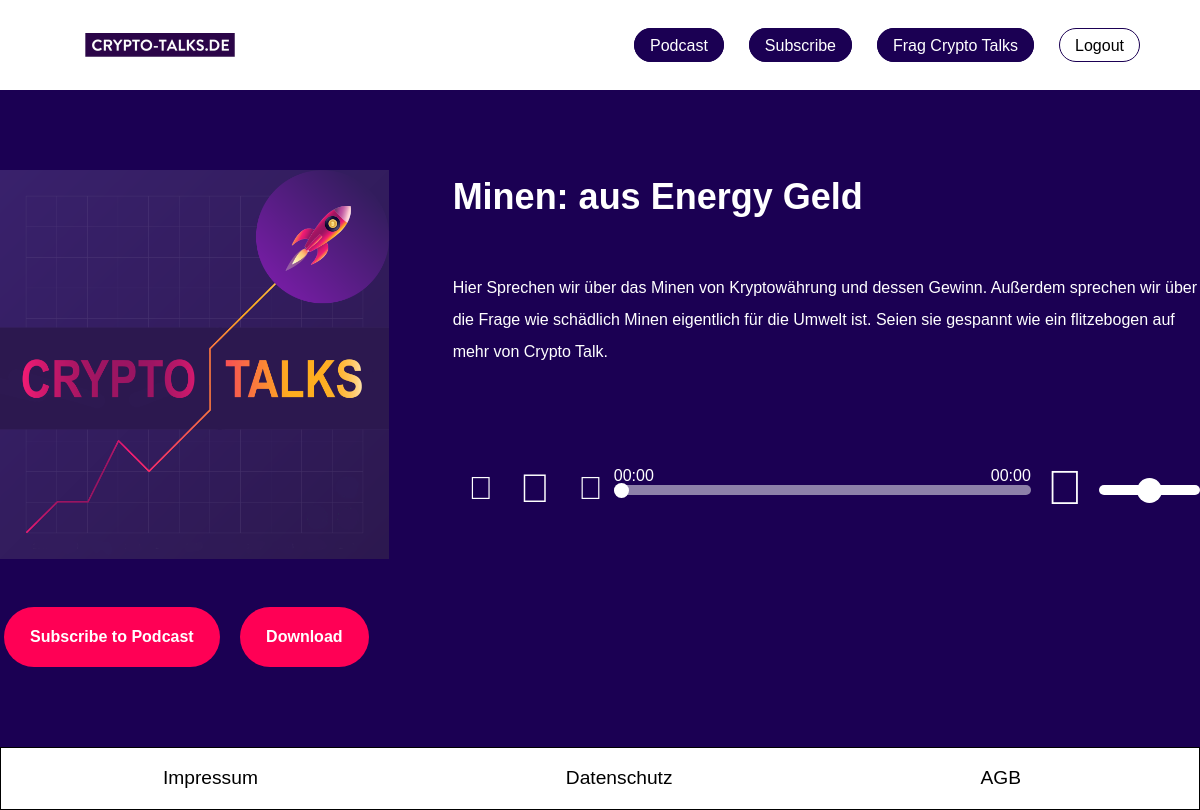
The page /podcast/episode/2 (signed in) on the database its author committed.
### website/models.py (models this page shows)
class Podcast(db.Model):
    id = db.Column(db.Integer, primary_key=True)
    title = db.Column(db.String(150))
    description = db.Column(db.String(1000))
    date = db.Column(db.DateTime(timezone=True), default=func.now())
    duration = db.Column(db.Integer)
    size = db.Column(db.Integer)
    file_path = db.Column(db.String(150))

### website/views.py (the view)
@views.route('/podcast/episode/<int:episode>', methods=['GET', 'POST'])
def podcast(episode):
    podcast = Podcast.query.filter_by(id=episode).first()
    if podcast:
        return render_template("podcast.html", user=current_user, podcast=podcast)
    else:
        flash("Die Podcast Folge existiert nicht", category='error')
        return redirect(url_for('views.home'))

### website/__init__.py (called while the page is built)
def create_app():
    app = Flask(__name__)
    app.config['SECRET_KEY'] = 'secretkeytest'
    app.config['SQLALCHEMY_DATABASE_URI'] = f'sqlite:///{DB_NAME}'
    db.init_app(app)
    from .views import views
    from .auth import auth
    app.register_blueprint(views, url_prefix='/')
    app.register_blueprint(auth, url_prefix='/')
    from .models import User
    from .models import Podcast
    from .models import Question
    create_database(app)
    login_manager = LoginManager()
    login_manager.login_view = 'auth.login'
    login_manager.init_app(app)
    @login_manager.user_loader
    def load_user(id):
        return User.query.get(int(id))
    @app.errorhandler(404)
    def page_not_found(e):
        flash("Seite existiert nicht!", category='error')
        return redirect(url_for('views.home'))
    return app

### website/templates/podcast.html (shortened to what this page needs)
{% extends "base.html" %}
{% block css %}
<link rel="stylesheet" href="{{ url_for('static', filename='css/podcast.css') }}">
<link rel="stylesheet" href="{{ url_for('static', filename='css/audio_player.css') }}">
<link rel="stylesheet" href="https://pro.fontawesome.com/releases/v5.10.0/css/all.css"/>
{% endblock %}
{% block content %}
<div class="mid">
    <div class="container display">
        <div class="container_cover">
            <img class="cover" src="{{ url_for('static', filename='img/cover.png') }}">
            <div class="container_button">
                <a href="{{ url_for('views.subscribe') }}">
                    <button class="button subscribe space">Subscribe to Podcast</button>
                </a>
                <a href="{{ url_for('static', filename='podcast/'+podcast.file_path) }}" download="{{podcast.title}}">
                    <button class="button subscribe space">Download</button>
                </a>
            </div>
        </div>
        <div class="container_text">
            <div class="title space">
                {{ podcast.title }}
            </div>
            <div class="description space">
                {{ podcast.description }}
            </div>
            <div class="audio_player">
                <div class="tl-nfsplayer">
                    <div class="tl-nfs-player-box">
                        <div class="tl-nfs-player-arrow">
                            <div class="tl-nfs-backward">
                                <i class="fal fa-backward"></i>
                            </div>
                            <div class="tl-nfs-play">
                                <i class="fal fa-play"></i>
                            </div>
                            <div class="tl-nfs-forward">
                                <i class="fal fa-forward"></i>
                            </div>
                        </div>
                    </div>
                    <div class="tl-nfs-slidecontainer">
                        <div class="time-podcast1">
                            00:00
                        </div>
                        <input type="range" min="1" max="100" value="0" class="slider" id="myRange">
                        <div class="time-podcast2">
                            00:00
                        </div>
                    </div>
                    <div class="tl-nfs-volume">
                        <div class="vlm-icon">
                            <i class="fal fa-volume-up"></i>
                        </div>
                        <div class="tl-nfs-slidecontainer-volume">
                            <input type="range" min="1" max="100" value="50" class="volume-mohtva" id="myvloume">
                        </div>
                    </div>
                </div>
            </div>
        </div>
    </div>
</div>
{% endblock %}

### website/static/css/navbar.css (style rules this page uses)
* { padding: 0; margin: 0; }
body { font-family: sans-serif; }
a { color: white; text-decoration: none; }
@media all and (min-width: 1200px) { .button { order: 2; } }

### website/static/css/footer.css (style rules this page uses)
body { min-height: 100vh; margin: 0; padding: 0; display: flex; flex-direction: column; }

### website/static/css/podcast.css (style rules this page uses)
body { margin: 0; }
.mid { background-color: #1b0053; color: white; }
.display { display: block; }
.title { font-size: 1.25rem; font-weight: 700; text-align: center; }
.description { font-size: 0.8rem; max-width: 20rem; line-height: 1.5; margin: 0 auto; }
.button.subscribe { border-radius: 3.125rem; padding: 0.8rem 1rem; font-family: inherit; font-weight: 700; font-size: 80%; position: relative; background-color: #ff0055; border-color: transparent; color: #fff; margin-right: 1rem; margin-top: 1rem; }
.container_button { margin: 2rem 0; text-align: center; }
.cover { width: 100%; height: auto; }
.container_cover { width: 60%; margin: 0 auto; padding-top: 2rem; }
.space { padding: 1rem 0; }
@media all and (min-width: 1200px) { .container { max-width: 1280px; width: 100%; margin-left: auto; margin-right: auto; padding: 3rem 0; } }
@media all and (min-width: 1200px) { .container_cover { width: 40%; padding-right: 4rem; } }
@media all and (min-width: 1200px) { .display { display: flex; } }
@media all and (min-width: 1200px) { .cover { width: 100%; height: auto; } }
@media all and (min-width: 1200px) { .title { font-size: 2.25rem; text-align: left; margin: 1rem 0; } }
@media all and (min-width: 1200px) { .description { font-size: 1rem; max-width: 50rem; line-height: 2; margin-bottom: 3rem; min-height: 10rem; max-height: 12rem; } }
@media all and (min-width: 1200px) { .button.subscribe { padding: 1rem 1.5rem; font-size: 100%; } }
@media all and (min-width: 1200px) { .container_button { text-align: center; } }

### website/static/css/audio_player.css (style rules this page uses)
.tl-nfsplayer { display: flex; justify-content: space-between; }
.tl-nfs-player-box { display: flex; }
.tl-nfs-player-arrow { display: flex; justify-content: center; align-items: center; }
.tl-nfs-player-arrow i { color: #fff; font-size: 2rem; margin-left: 1rem; margin-right: 0.8rem; }
i.fal.fa-backward { margin-right: 0.7rem; cursor: pointer; }
i.fal.fa-play { font-size: 2.5rem; cursor: pointer; }
i.fal.fa-forward { margin-right: 0.7rem; cursor: pointer; }
.tl-nfs-slidecontainer { display: block; position: relative; width: 65%; flex-grow: 0.75; }
.slider { -webkit-appearance: none; width: 100%; height: 10px; border-radius: 5px; background: rgba(255, 255, 255, 0.5); outline: none; -webkit-transition: 0.2s; transition: opacity 1; margin-top: 1.3rem; margin-right: 2rem; }
.slider::after { content: ""; position: absolute; width: 0%; height: 10px; border-radius: 10rem; background: rgba(255, 255, 255, 0.4); }
.vlm-icon i { color: #fff; font-size: 3rem; margin-right: 1rem; cursor: pointer; margin-left: 2rem; }
.fal.fa-volume-up { color: #fff; font-size: 3rem; margin-right: 1rem; cursor: pointer; margin-left: 1rem; }
.tl-nfs-volume { display: flex; }
.tl-nfs-slidecontainer-volume { display: block; }
.volume-mohtva { -webkit-appearance: none; width: 100%; height: 10px; border-radius: 5px; background: #fff; outline: none; -webkit-transition: 0.2s; transition: opacity 1; margin-top: 1.3rem; }
.time-podcast1 { color: #fff; left: 0; top: 0; position: absolute; }
.time-podcast2 { color: #fff; margin: 0; padding: 0; right: 0; top: 0; position: absolute; }

### rows shown on the page
Podcast: title "Minen: aus Energy Geld", description "Hier Sprechen wir über das Minen von Kryptowährung und dessen Gewinn. Außerdem sprechen wir über die Frage wie schädlich Minen eigentlich für die Umwelt ist. Seien sie gespannt wie ein flitzebogen auf mehr von Crypto Talk."
